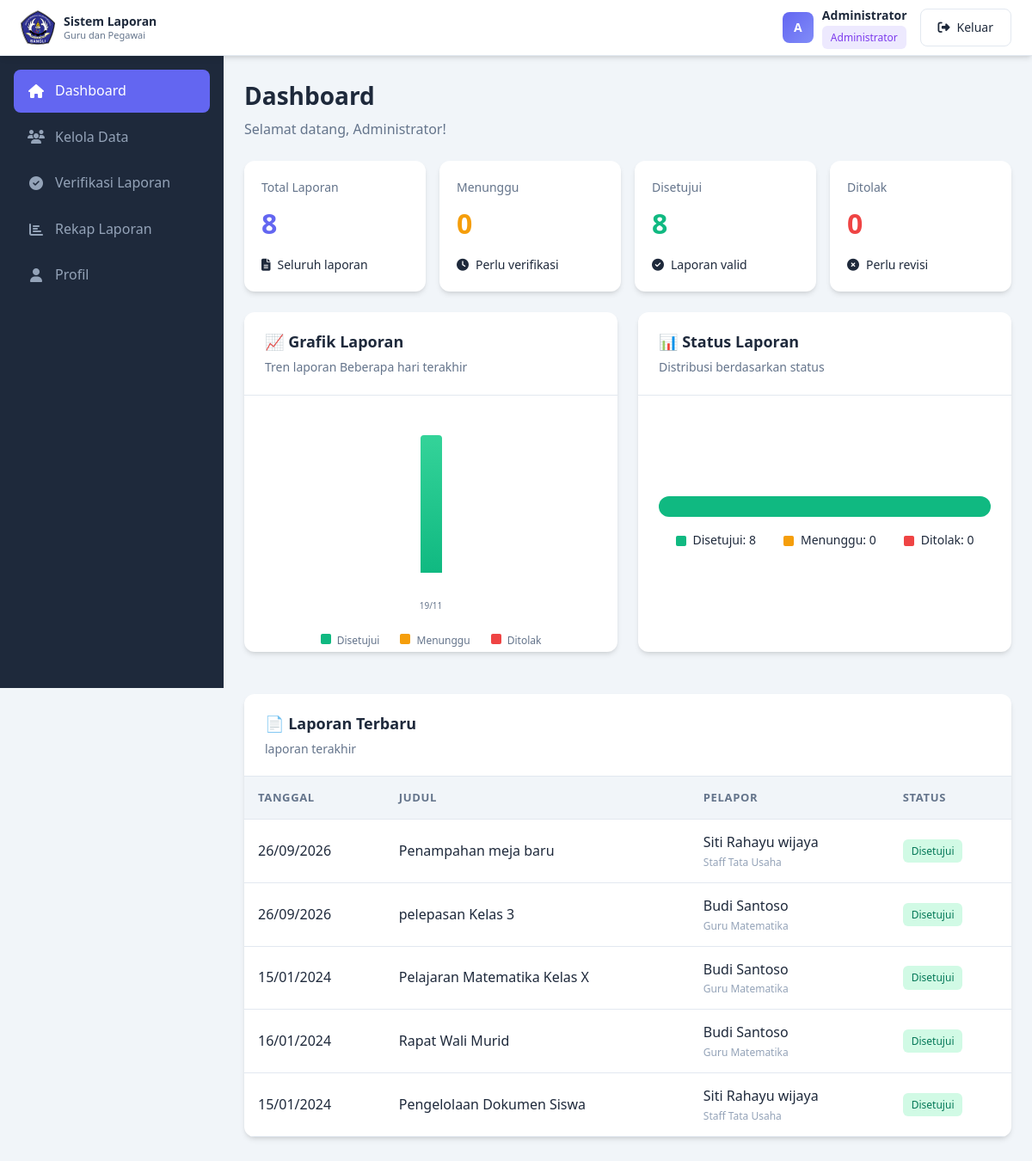
/dashboard.php (signed in), run on the app's committed database.
### tables this page shows
CREATE TABLE `users` (
  `id` int(11) NOT NULL,
  `email` varchar(100) NOT NULL,
  `password` varchar(255) NOT NULL,
  `name` varchar(100) NOT NULL,
  `role` enum('ADMIN','GURU','PEGAWAI','KEPALA_SEKOLAH') DEFAULT 'GURU',
  `nip` varchar(20) DEFAULT NULL,
  `phone` varchar(20) DEFAULT NULL,
  `position` varchar(100) DEFAULT NULL,
  `address` text DEFAULT NULL,
  `gender` enum('Laki-laki','Perempuan') DEFAULT NULL,
  `birth_date` date DEFAULT NULL,
  `created_at` timestamp NOT NULL DEFAULT current_timestamp(),
  `updated_at` timestamp NOT NULL DEFAULT current_timestamp() ON UPDATE current_timestamp()
);

CREATE TABLE `reports` (
  `id` int(11) NOT NULL,
  `user_id` int(11) NOT NULL,
  `title` varchar(255) NOT NULL,
  `description` text NOT NULL,
  `activity_date` date NOT NULL,
  `status` enum('PENDING','DISETUJUI','DITOLAK') DEFAULT 'PENDING',
  `verified_by` int(11) DEFAULT NULL,
  `verified_at` timestamp NULL DEFAULT NULL,
  `rejection_note` text DEFAULT NULL,
  `created_at` timestamp NOT NULL DEFAULT current_timestamp(),
  `updated_at` timestamp NOT NULL DEFAULT current_timestamp() ON UPDATE current_timestamp()
);

### config/database.php (called while the page is built, shortened)
<?php
function getConnection() {
    $conn = new mysqli(DB_HOST, DB_USER, DB_PASS, DB_NAME);
    $conn->set_charset("utf8");
    return $conn;
}
function formatTanggalSingkat($date) {
    return date('d/m/Y', strtotime($date));
}
function getCurrentUser() {
    $conn = getConnection();
    $stmt = $conn->prepare("SELECT * FROM users WHERE id = ?");
    $stmt->bind_param("i", $_SESSION['user_id']);
    $stmt->execute();
    $result = $stmt->get_result();
    $user = $result->fetch_assoc();
    return $user;
}
function getRoleLabel($role) {
    $labels = [
        'ADMIN' => 'Administrator',
        'KEPALA_SEKOLAH' => 'Kepala Sekolah',
        'GURU' => 'Guru',
        'PEGAWAI' => 'Pegawai'
    ];
    return $labels[$role] ?? $role;
}
?>

### dashboard.php (the view, shortened to what this page needs)
<?php
require_once __DIR__ . '/includes/header.php';
$conn = getConnection();
if ($user['role'] === 'ADMIN' || $user['role'] === 'KEPALA_SEKOLAH') {
    $statsQuery = "SELECT
        COUNT(*) as total,
        SUM(CASE WHEN status = 'PENDING' THEN 1 ELSE 0 END) as pending,
        SUM(CASE WHEN status = 'DISETUJUI' THEN 1 ELSE 0 END) as approved,
        SUM(CASE WHEN status = 'DITOLAK' THEN 1 ELSE 0 END) as rejected
        FROM reports";
}
$stats = $conn->query($statsQuery)->fetch_assoc();
if ($user['role'] === 'ADMIN' || $user['role'] === 'KEPALA_SEKOLAH') {
    $reportsQuery = "SELECT r.*, u.name as user_name, u.position, u.role,
        v.name as verifier_name
        FROM reports r
        JOIN users u ON r.user_id = u.id
        LEFT JOIN users v ON r.verified_by = v.id
        ORDER BY r.created_at DESC LIMIT 5";
} else {
    $reportsQuery = "SELECT r.*, v.name as verifier_name
        FROM reports r
        LEFT JOIN users v ON r.verified_by = v.id
        WHERE r.user_id = " . $user['id'] . "
        ORDER BY r.created_at DESC LIMIT 5";
}
$reportsResult = $conn->query($reportsQuery);
$chartData = [];
if (empty($chartData)) {
    $chartData[] = [
        'date' => date('Y-m-d'),
        'approved' => $stats['approved'],
        'pending' => $stats['pending'],
        'rejected' => $stats['rejected'],
        'total' => $stats['total']
    ];
}
?>
<div class="page-header">
    <h1 class="page-title">Dashboard</h1>
    <p class="page-subtitle">Selamat datang, <?php echo htmlspecialchars($user['name']); ?>!</p>
</div>
<div class="stats-grid">
    <div class="stat-card total">
        <div class="stat-label">Total Laporan</div>
        <div class="stat-value"><?php echo $stats['total']; ?></div>
        <div class="stat-icon">
            <i class="fas fa-file-alt"></i>
            <span>Seluruh laporan</span>
        </div>
    </div>
    <div class="stat-card pending">
        <div class="stat-label">Menunggu</div>
        <div class="stat-value"><?php echo $stats['pending']; ?></div>
        <div class="stat-icon">
            <i class="fas fa-clock"></i>
            <span>Perlu verifikasi</span>
        </div>
    </div>
    <div class="stat-card approved">
        <div class="stat-label">Disetujui</div>
        <div class="stat-value"><?php echo $stats['approved']; ?></div>
        <div class="stat-icon">
            <i class="fas fa-check-circle"></i>
            <span>Laporan valid</span>
        </div>
    </div>
    <div class="stat-card rejected">
        <div class="stat-label">Ditolak</div>
        <div class="stat-value"><?php echo $stats['rejected']; ?></div>
        <div class="stat-icon">
            <i class="fas fa-times-circle"></i>
            <span>Perlu revisi</span>
        </div>
    </div>
</div>
<div class="grid-2">
    <div class="card">
        <div class="card-header">
            <h3 class="card-title">📈 Grafik Laporan</h3>
            <p class="card-subtitle">Tren laporan Beberapa hari terakhir</p>
        </div>
        <div class="card-body">
            <div style="height: 250px;">
                <?php if (count($chartData) > 0): ?>
                <table style="width: 100%; height: 100%;">
                    <tr style="vertical-align: bottom; height: 180px;">
                        <?php foreach ($chartData as $data): ?>
                        <td style="text-align: center; vertical-align: bottom;">
                            <div style="display: flex; align-items: flex-end; justify-content: center; gap: 2px;">
                                <div style="background: linear-gradient(to top, #10b981, #34d399); width: 25px; height: <?php echo max($data['approved'] * 20, 5); ?>px; border-radius: 4px 4px 0 0;"></div>
                            </div>
                        </td>
                        <?php endforeach; ?>
                    </tr>
                    <tr>
                        <?php foreach ($chartData as $data): ?>
                        <td style="text-align: center; font-size: 10px; color: #64748b; padding-top: 8px;">
                            <?php echo date('d/m', strtotime($data['date'])); ?>
                        </td>
                        <?php endforeach; ?>
                    </tr>
                </table>
                <div style="display: flex; justify-content: center; gap: 1.5rem; margin-top: 0.1rem; font-size: 0.75rem; color: #64748b;">
                    <span><span style="display: inline-block; width: 12px; height: 12px; background: #10b981; border-radius: 2px; margin-right: 4px;"></span> Disetujui</span>
                    <span><span style="display: inline-block; width: 12px; height: 12px; background: #f59e0b; border-radius: 2px; margin-right: 4px;"></span> Menunggu</span>
                    <span><span style="display: inline-block; width: 12px; height: 12px; background: #ef4444; border-radius: 2px; margin-right: 4px;"></span> Ditolak</span>
                </div>
                <?php endif; ?>
            </div>
        </div>
    </div>
    <div class="card">
        <div class="card-header">
            <h3 class="card-title">📊 Status Laporan</h3>
            <p class="card-subtitle">Distribusi berdasarkan status</p>
        </div>
        <div class="card-body">
            <div style="height: 250px; display: flex; flex-direction: column; justify-content: center;">
                <?php if ($stats['total'] > 0): ?>
                <div style="display: flex; flex-direction: column; gap: 1rem;">
                    <div style="display: flex; align-items: center; gap: 1rem;">
                        <div style="flex: 1; height: 24px; background: #f1f5f9; border-radius: 12px; overflow: hidden; display: flex;">
                            <div style="width: <?php echo ($stats['approved'] / $stats['total']) * 100; ?>%; background: #10b981;"></div>
                        </div>
                    </div>
                    <div style="display: flex; justify-content: center; gap: 2rem; flex-wrap: wrap; font-size: 0.875rem;">
                        <div style="display: flex; align-items: center; gap: 0.5rem;">
                            <span style="display: inline-block; width: 12px; height: 12px; background: #10b981; border-radius: 2px;"></span>
                            Disetujui: <?php echo $stats['approved']; ?>
                        </div>
                        <div style="display: flex; align-items: center; gap: 0.5rem;">
                            <span style="display: inline-block; width: 12px; height: 12px; background: #f59e0b; border-radius: 2px;"></span>
                            Menunggu: <?php echo $stats['pending']; ?>
                        </div>
                        <div style="display: flex; align-items: center; gap: 0.5rem;">
                            <span style="display: inline-block; width: 12px; height: 12px; background: #ef4444; border-radius: 2px;"></span>
                            Ditolak: <?php echo $stats['rejected']; ?>
                        </div>
                    </div>
                </div>
                <?php endif; ?>
            </div>
        </div>
    </div>
</div>
<br>
<div class="card">
    <div class="card-header">
        <h3 class="card-title">📄 Laporan Terbaru</h3>
        <p class="card-subtitle">laporan terakhir</p>
    </div>
    <div class="card-body" style="padding: 0;">
        <div class="table-container">
            <table class="table">
                <thead>
                    <tr>
                        <th>Tanggal</th>
                        <th>Judul</th>
                        <?php if ($user['role'] === 'ADMIN' || $user['role'] === 'KEPALA_SEKOLAH'): ?>
                        <th>Pelapor</th>
                        <?php endif; ?>
                        <th>Status</th>
                    </tr>
                </thead>
                <tbody>
                    <?php if ($reportsResult->num_rows > 0): ?>
                        <?php while ($report = $reportsResult->fetch_assoc()): ?>
                        <tr>
                            <td><?php echo formatTanggalSingkat($report['activity_date']); ?></td>
                            <td><?php echo htmlspecialchars($report['title']); ?></td>
                            <?php if ($user['role'] === 'ADMIN' || $user['role'] === 'KEPALA_SEKOLAH'): ?>
                            <td>
                                <div>
                                    <div style="font-weight: 500;"><?php echo htmlspecialchars($report['user_name']); ?></div>
                                    <div style="font-size: 0.75rem; color: #94a3b8;"><?php echo htmlspecialchars($report['position'] ?? '-'); ?></div>
                                </div>
                            </td>
                            <?php endif; ?>
                            <td>
                                <span class="badge badge-<?php echo strtolower($report['status']); ?>">
                                    <?php echo $report['status'] === 'PENDING' ? 'Menunggu' : ($report['status'] === 'DISETUJUI' ? 'Disetujui' : 'Ditolak'); ?>
                                </span>
                            </td>
                        </tr>
                        <?php endwhile; ?>
                    <?php endif; ?>
                </tbody>
            </table>
        </div>
    </div>
</div>
<?php require_once __DIR__ . '/includes/footer.php'; ?>

### includes/header.php (shortened to what this page needs)
<?php
require_once __DIR__ . '/../config/database.php';
$currentPage = basename($_SERVER['PHP_SELF'], '.php');
$user = getCurrentUser();
$menuItems = [
    'dashboard' => ['label' => 'Dashboard', 'icon' => 'home', 'roles' => ['ADMIN', 'KEPALA_SEKOLAH', 'GURU', 'PEGAWAI']],
    'input-laporan' => ['label' => 'Input Laporan', 'icon' => 'file-plus', 'roles' => ['GURU', 'PEGAWAI']],
    'riwayat-laporan' => ['label' => 'Riwayat Laporan', 'icon' => 'clock', 'roles' => ['GURU', 'PEGAWAI']],
    'kelola-data' => ['label' => 'Kelola Data', 'icon' => 'users', 'roles' => ['ADMIN']],
    'verifikasi' => ['label' => 'Verifikasi Laporan', 'icon' => 'check-circle', 'roles' => ['ADMIN']],
    'monitoring' => ['label' => 'Rekap Laporan', 'icon' => 'chart-bar', 'roles' => ['KEPALA_SEKOLAH', 'ADMIN']],
    'profil' => ['label' => 'Profil', 'icon' => 'user', 'roles' => ['ADMIN', 'KEPALA_SEKOLAH', 'GURU', 'PEGAWAI']],
];
$filteredMenuItems = array_filter($menuItems, function($item) use ($user) {
    return in_array($user['role'], $item['roles']);
});
?>
<!DOCTYPE html>
<html lang="id">
<head>
    <link rel="stylesheet" href="https://cdnjs.cloudflare.com/ajax/libs/font-awesome/6.4.0/css/all.min.css">
    <link rel="stylesheet" href="<?php echo BASE_URL; ?>/assets/css/style.css">
</head>
<body>
<header class="header">
    <div class="header-content">
        <div class="header-left">
            <div class="logo">
                <img src="logosmk3.png" alt="Logo Sekolah" class="logo-img">
                <div class="logo-text">
                    <span class="logo-title">Sistem Laporan</span>
                    <span class="logo-subtitle">Guru dan Pegawai</span>
                </div>
            </div>
        </div>
        <div class="header-right">
            <div class="user-info">
                <div class="user-avatar">
                    <?php echo strtoupper(substr($user['name'], 0, 1)); ?>
                </div>
                <div class="user-details">
                    <span class="user-name"><?php echo htmlspecialchars($user['name']); ?></span>
                    <span class="user-role badge badge-<?php echo strtolower($user['role']); ?>">
                        <?php echo getRoleLabel($user['role']); ?>
                    </span>
                </div>
            </div>
            <a href="<?php echo BASE_URL; ?>/logout.php" class="btn btn-outline">
                <i class="fas fa-sign-out-alt"></i>
                <span>Keluar</span>
            </a>
        </div>
    </div>
</header>
    <aside class="sidebar" id="sidebar">
        <nav class="sidebar-nav">
            <?php foreach ($filteredMenuItems as $page => $item): ?>
            <a href="<?php echo BASE_URL; ?>/<?php echo $page; ?>.php"
               class="sidebar-link <?php echo $currentPage === $page ? 'active' : ''; ?>">
                <i class="fas fa-<?php echo $item['icon']; ?>"></i>
                <span><?php echo $item['label']; ?></span>
            </a>
            <?php endforeach; ?>
        </nav>
    </aside>
    <main class="main-content">

### includes/footer.php (shortened to what this page needs)
    </main>
</body>
</html>

### includes/header.php (style rules this page uses)
.header-content { display: flex; justify-content: space-between; align-items: center; }
.header-left { display: flex; align-items: center; gap: 12px; }
.logo { display: flex; align-items: center; gap: 10px; }
.logo-img { width: 40px; height: 40px; object-fit: contain; }
.logo-text { display: flex; flex-direction: column; line-height: 1.2; }
.logo-title { font-weight: 600; font-size: 14px; }
.logo-subtitle { font-size: 11px; color: #64748b; }
.header-right { display: flex; align-items: center; gap: 15px; }
.user-info { display: flex; align-items: center; gap: 10px; }

### includes/footer.php (style rules this page uses)
.badge-disetujui { background: #d1fae5; color: #047857; }
.stat-card.pending .stat-value { color: #f59e0b; }
.stat-card.approved .stat-value { color: #10b981; }
.stat-card.rejected .stat-value { color: #ef4444; }
.stat-card.total .stat-value { color: #6366f1; }
.user-avatar { width: 36px; height: 36px; background: linear-gradient(135deg, #6366f1, #818cf8); border-radius: 8px; display: inline-flex; align-items: center; justify-content: center; color: white; font-weight: 600; font-size: 0.875rem; }

### data on the page
users: name "A", name "Administrator", role "Administrator"
reports: activity_date "26/09/2026", title "Penampahan meja baru", user.name "Siti Rahayu wijaya", user.position "Staff Tata Usaha", status "Disetujui"
reports: activity_date "26/09/2026", title "pelepasan Kelas 3", user.name "Budi Santoso", user.position "Guru Matematika", status "Disetujui"
reports: activity_date "15/01/2024", title "Pelajaran Matematika Kelas X", user.name "Budi Santoso", user.position "Guru Matematika", status "Disetujui"
reports: activity_date "16/01/2024", title "Rapat Wali Murid", user.name "Budi Santoso", user.position "Guru Matematika", status "Disetujui"
reports: activity_date "15/01/2024", title "Pengelolaan Dokumen Siswa", user.name "Siti Rahayu wijaya", user.position "Staff Tata Usaha", status "Disetujui"

### other printed values
$item['label'] "Dashboard"
$item['label'] "Kelola Data"
$item['label'] "Verifikasi Laporan"
$item['label'] "Rekap Laporan"
$item['label'] "Profil"
$stats['total'] "8"
$stats['pending'] "0"
$stats['approved'] "8"
$stats['rejected'] "0"
date('d/m', strtotime($data['date'])) "19/11"
